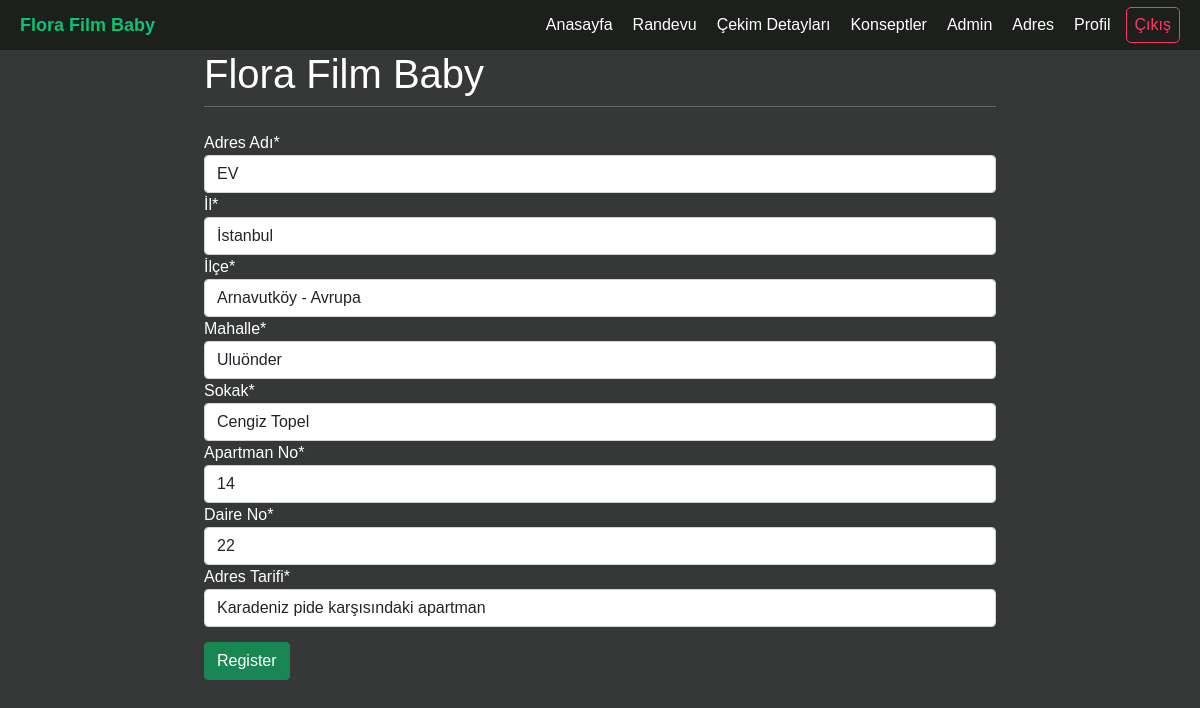
Page /profileaddress/ (signed in) on the earlier database version.
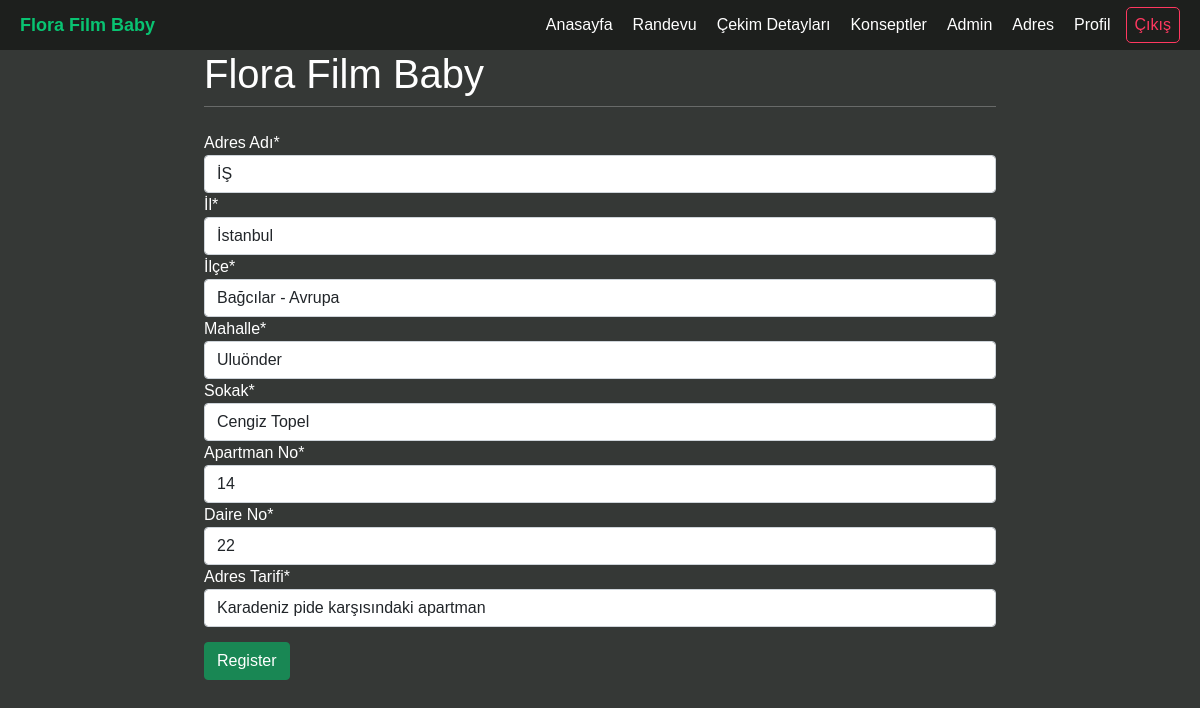
Same page on the later database version.
### user/models.py (models this page shows, shortened)
class Address(models.Model):
    user = models.ForeignKey(User, on_delete=models.CASCADE)
    name = models.CharField(max_length=100)
    city = models.CharField(max_length=100)
    district = models.ForeignKey(District, on_delete=models.CASCADE)
    neighbourhood = models.CharField(max_length=100)
    street_name = models.CharField(max_length=100)
    building_num = models.CharField(max_length=10)
    flat_num = models.CharField(max_length=10)
    address_instructions = models.CharField(max_length=300)

class District(models.Model):
    name = models.CharField(max_length=40)
    continent = models.CharField(max_length=15)
    def __str__(self):
        return (self.name +" - "+self.continent)

### user/views.py (the view, shortened to what this page needs)
# urls.py: path("profileaddress/", views.profileaddress, name="profileaddress"),
@login_required
def profileaddress(request):
    current_user = request.user
    form = PartialProfileForm()
    item = Address.objects.filter(user=current_user)
    if item.exists():
        form = PartialProfileForm(instance = item[0])
    return render(request, 'user/profileaddress.html', {'form':form})

### user/forms.py
class PartialProfileForm(forms.ModelForm):
    class Meta:
        model = Address
        fields = ["name","city","district","neighbourhood","street_name","building_num","flat_num","address_instructions"]
        labels = {
            'name': _('Adres Adı'),
            'city': _('İl'),
            'district': _('İlçe'),
            'neighbourhood': _('Mahalle'),
            'street_name': _('Sokak'),
            'building_num': _('Apartman No'),
            'flat_num': _('Daire No'),
            'address_instructions': _('Adres Tarifi'),
        }

### user/templates/user/profileaddress.html (shortened to what this page needs)
{% extends 'homepage/base.html' %}
{% load crispy_forms_tags %}
{%block content%}
<form method="post" class="form-group">
    {{form|crispy}}
    <button type="submit" class="btn btn-success">Register</button>
</form>
{%endblock%}

Differences in the rows shown:
changed Address "İstanbul": name "EV" → "İŞ"; district "Arnavutköy - Avrupa" → "Bağcılar - Avrupa"
